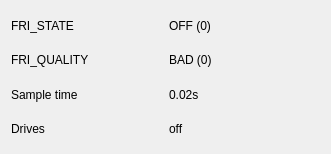
<?xml version="1.0" encoding="UTF-8"?>
<ui version="4.0">
 <class>FriStatusWidget</class>
 <widget class="QWidget" name="FriStatusWidget">
  <property name="geometry">
   <rect>
    <x>0</x>
    <y>0</y>
    <width>331</width>
    <height>154</height>
   </rect>
  </property>
  <property name="focusPolicy">
   <enum>Qt::StrongFocus</enum>
  </property>
  <property name="windowTitle">
   <string>FRI Status information</string>
  </property>
  <layout class="QGridLayout">
   <item row="3" column="0">
    <widget class="QLabel" name="mpLabelQuality">
     <property name="text">
      <string>FRI_QUALITY</string>
     </property>
    </widget>
   </item>
   <item row="4" column="0">
    <widget class="QLabel" name="mpLabelSampleTime">
     <property name="enabled">
      <bool>true</bool>
     </property>
     <property name="text">
      <string>Sample time</string>
     </property>
    </widget>
   </item>
   <item row="1" column="1">
    <widget class="QLabel" name="mpLabelStateData">
     <property name="text">
      <string>OFF (0)</string>
     </property>
    </widget>
   </item>
   <item row="3" column="1">
    <widget class="QLabel" name="mpLabelQualData">
     <property name="text">
      <string>BAD (0)</string>
     </property>
    </widget>
   </item>
   <item row="4" column="1">
    <widget class="QLabel" name="mpLabelSampleTimeData">
     <property name="text">
      <string>0.02s</string>
     </property>
    </widget>
   </item>
   <item row="1" column="0">
    <widget class="QLabel" name="mpLabelState">
     <property name="text">
      <string>FRI_STATE</string>
     </property>
    </widget>
   </item>
   <item row="5" column="0">
    <layout class="QHBoxLayout" name="horizontalLayout">
     <item>
      <widget class="QLabel" name="mpLabelPower">
       <property name="text">
        <string>Drives</string>
       </property>
      </widget>
     </item>
    </layout>
   </item>
   <item row="5" column="1">
    <widget class="QLabel" name="mpLabelPowerData">
     <property name="text">
      <string>off</string>
     </property>
    </widget>
   </item>
  </layout>
 </widget>
 <resources/>
 <connections/>
</ui>
